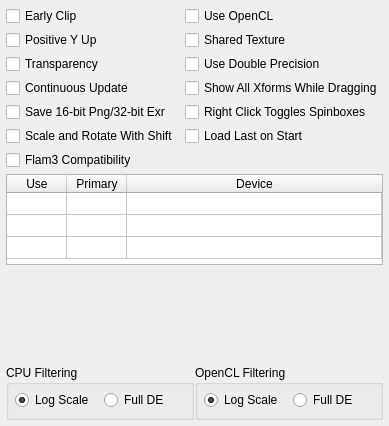
     <widget class="QWidget" name="OptionsInteractiveRenderingTab">
      <property name="sizePolicy">
       <sizepolicy hsizetype="Preferred" vsizetype="Fixed">
        <horstretch>0</horstretch>
        <verstretch>0</verstretch>
       </sizepolicy>
      </property>
      <property name="autoFillBackground">
       <bool>true</bool>
      </property>
      <attribute name="title">
       <string>Interactive Rendering</string>
      </attribute>
      <layout class="QFormLayout" name="formLayout">
       <property name="sizeConstraint">
        <enum>QLayout::SizeConstraint::SetDefaultConstraint</enum>
       </property>
       <property name="fieldGrowthPolicy">
        <enum>QFormLayout::FieldGrowthPolicy::FieldsStayAtSizeHint</enum>
       </property>
       <property name="labelAlignment">
        <set>Qt::AlignmentFlag::AlignLeading|Qt::AlignmentFlag::AlignLeft|Qt::AlignmentFlag::AlignTop</set>
       </property>
       <property name="verticalSpacing">
        <number>4</number>
       </property>
       <property name="leftMargin">
        <number>6</number>
       </property>
       <property name="topMargin">
        <number>6</number>
       </property>
       <property name="rightMargin">
        <number>6</number>
       </property>
       <property name="bottomMargin">
        <number>6</number>
       </property>
       <item row="0" column="0">
        <widget class="QCheckBox" name="EarlyClipCheckBox">
         <property name="toolTip">
          <string>&lt;html&gt;&lt;head/&gt;&lt;body&gt;&lt;p&gt;Checked: clip colors and gamma correct after density filtering.&lt;/p&gt;&lt;p&gt;Unchecked: do it after spatial filtering.&lt;/p&gt;&lt;/body&gt;&lt;/html&gt;</string>
         </property>
         <property name="statusTip">
          <string/>
         </property>
         <property name="whatsThis">
          <string/>
         </property>
         <property name="text">
          <string>Early Clip</string>
         </property>
        </widget>
       </item>
       <item row="0" column="1">
        <widget class="QCheckBox" name="OpenCLCheckBox">
         <property name="toolTip">
          <string>&lt;html&gt;&lt;head/&gt;&lt;body&gt;&lt;p&gt;Use OpenCL to render if your video card supports it.&lt;/p&gt;&lt;p&gt;This is highly recommended as it will provide fluid, real-time interactive editing.&lt;/p&gt;&lt;/body&gt;&lt;/html&gt;</string>
         </property>
         <property name="text">
          <string>Use OpenCL</string>
         </property>
        </widget>
       </item>
       <item row="1" column="0">
        <widget class="QCheckBox" name="YAxisUpCheckBox">
         <property name="toolTip">
          <string>&lt;html&gt;&lt;head/&gt;&lt;body&gt;&lt;p&gt;Checked: Positive Y direction is up.&lt;/p&gt;&lt;p&gt;Unchecked: Positive Y direction is down.&lt;/p&gt;&lt;/body&gt;&lt;/html&gt;</string>
         </property>
         <property name="text">
          <string>Positive Y Up</string>
         </property>
        </widget>
       </item>
       <item row="1" column="1">
        <widget class="QCheckBox" name="SharedTextureCheckBox">
         <property name="toolTip">
          <string>&lt;html&gt;&lt;head/&gt;&lt;body&gt;&lt;p&gt;Share the memory between the final image output and the OpenGL texture used to display the image result on the interactive renderer.&lt;/p&gt;&lt;p&gt;This is a highly recommended performance optimization for interactive editing when using OpenCL if your card supports it.&lt;/p&gt;&lt;p&gt;If creating the OpenCL renderer fails, uncheck this option. You will see a slight performance decrease in interactive rendering.&lt;/p&gt;&lt;/body&gt;&lt;/html&gt;</string>
         </property>
         <property name="text">
          <string>Shared Texture</string>
         </property>
        </widget>
       </item>
       <item row="2" column="0">
        <widget class="QCheckBox" name="TransparencyCheckBox">
         <property name="toolTip">
          <string>&lt;html&gt;&lt;head/&gt;&lt;body&gt;&lt;p&gt;Use transparency in the final image.&lt;/p&gt;&lt;p&gt;This will not make a difference in the editor, but will when saving as .png and opening in other programs.&lt;/p&gt;&lt;/body&gt;&lt;/html&gt;</string>
         </property>
         <property name="text">
          <string>Transparency</string>
         </property>
        </widget>
       </item>
       <item row="2" column="1">
        <widget class="QCheckBox" name="DoublePrecisionCheckBox">
         <property name="toolTip">
          <string>&lt;html&gt;&lt;head/&gt;&lt;body&gt;&lt;p&gt;Checked: use 64-bit double precision numbers (slower, but better image quality).&lt;/p&gt;&lt;p&gt;Unchecked: use 32-bit single precision numbers (faster, but worse image quality).&lt;/p&gt;&lt;/body&gt;&lt;/html&gt;</string>
         </property>
         <property name="text">
          <string>Use Double Precision</string>
         </property>
        </widget>
       </item>
       <item row="3" column="0">
        <widget class="QCheckBox" name="ContinuousUpdateCheckBox">
         <property name="toolTip">
          <string>&lt;html&gt;&lt;head/&gt;&lt;body&gt;&lt;p&gt;Continually update output image during interactive rendering.&lt;/p&gt;&lt;p&gt;This will slow down performance, but will give continuous updates on how the final render will look. Note that only log scale filtering is applied on each update. Full DE is not applied until iteration is complete.&lt;/p&gt;&lt;/body&gt;&lt;/html&gt;</string>
         </property>
         <property name="text">
          <string>Continuous Update</string>
         </property>
        </widget>
       </item>
       <item row="3" column="1">
        <widget class="QCheckBox" name="ShowAllXformsCheckBox">
         <property name="toolTip">
          <string>&lt;html&gt;&lt;head/&gt;&lt;body&gt;&lt;p&gt;Checked: show all xforms while dragging.&lt;/p&gt;&lt;p&gt;Unchecked: only show current xform while dragging.&lt;/p&gt;&lt;/body&gt;&lt;/html&gt;</string>
         </property>
         <property name="text">
          <string>Show All Xforms While Dragging</string>
         </property>
        </widget>
       </item>
       <item row="4" column="0">
        <widget class="QCheckBox" name="Png16BitCheckBox">
         <property name="toolTip">
          <string>&lt;html&gt;&lt;head/&gt;&lt;body&gt;&lt;p&gt;Save each RGBA component as 16-bits when saving Png files.&lt;/p&gt;&lt;p&gt;This leads to greater color precision for use in high end rendering and display on HDR monitors, however it makes the file size larger.&lt;/p&gt;&lt;/body&gt;&lt;/html&gt;</string>
         </property>
         <property name="text">
          <string>Save 16-bit Png/32-bit Exr</string>
         </property>
        </widget>
       </item>
       <item row="4" column="1">
        <widget class="QCheckBox" name="ToggleTypeCheckBox">
         <property name="toolTip">
          <string>&lt;html&gt;&lt;head/&gt;&lt;body&gt;&lt;p&gt;Checked: right clicking toggles spin boxes, right button dragging disabled.&lt;/p&gt;&lt;p&gt;Unchecked: double clicking toggles spin boxes, right button dragging enabled.&lt;/p&gt;&lt;/body&gt;&lt;/html&gt;</string>
         </property>
         <property name="text">
          <string>Right Click Toggles Spinboxes</string>
         </property>
        </widget>
       </item>
       <item row="5" column="0">
        <widget class="QCheckBox" name="RotateAndScaleCheckBox">
         <property name="toolTip">
          <string>&lt;html&gt;&lt;head/&gt;&lt;body&gt;&lt;p&gt;Checked: scale and rotate when dragging affines while holding shift.&lt;/p&gt;&lt;p&gt;Unchecked: only scale when dragging affines while holding shift.&lt;/p&gt;&lt;/body&gt;&lt;/html&gt;</string>
         </property>
         <property name="text">
          <string>Scale and Rotate With Shift</string>
         </property>
        </widget>
       </item>
       <item row="5" column="1">
        <widget class="QCheckBox" name="LoadLastOnStartCheckBox">
         <property name="toolTip">
          <string>&lt;html&gt;&lt;head/&gt;&lt;body&gt;&lt;p&gt;Checked: load the flame from the previous run on startup.&lt;/p&gt;&lt;p&gt;Unchecked: create randoms on startup.&lt;/p&gt;&lt;/body&gt;&lt;/html&gt;</string>
         </property>
         <property name="text">
          <string>Load Last on Start</string>
         </property>
        </widget>
       </item>
       <item row="6" column="0">
        <widget class="QCheckBox" name="Flam3CompatCheckBox">
         <property name="toolTip">
          <string>&lt;html&gt;&lt;head/&gt;&lt;body&gt;&lt;p&gt;The behavior of the asteria, bipolar, circlecrop, cos, cosh, cot, coth, cropn, cross, csc, csch, curve, depth_ngon2, depth_sine2, edisc, escher, fan2, glynnia, hypershift, hypershift2, hypertile1, julia, julian, juliascope, loonie2, npolar, phoenix_julia, sec, sech, sin, sinh, sphericaln, tan, tanh, and truchet variations are different in flam3/Apophysis versus Chaotica.&lt;/p&gt;&lt;p&gt;Checked: use the flam3/Apophysis behavior.&lt;/p&gt;&lt;p&gt;Unchecked: use the Chaotica behavior.&lt;/p&gt;&lt;/body&gt;&lt;/html&gt;</string>
         </property>
         <property name="text">
          <string>Flam3 Compatibility</string>
         </property>
        </widget>
       </item>
       <item row="7" column="0" colspan="2">
        <widget class="QTableWidget" name="DeviceTable">
         <property name="sizePolicy">
          <sizepolicy hsizetype="MinimumExpanding" vsizetype="MinimumExpanding">
           <horstretch>0</horstretch>
           <verstretch>0</verstretch>
          </sizepolicy>
         </property>
         <property name="minimumSize">
          <size>
           <width>0</width>
           <height>91</height>
          </size>
         </property>
         <property name="maximumSize">
          <size>
           <width>16777215</width>
           <height>91</height>
          </size>
         </property>
         <property name="focusPolicy">
          <enum>Qt::FocusPolicy::NoFocus</enum>
         </property>
         <property name="editTriggers">
          <set>QAbstractItemView::EditTrigger::NoEditTriggers</set>
         </property>
         <property name="selectionMode">
          <enum>QAbstractItemView::SelectionMode::NoSelection</enum>
         </property>
         <property name="selectionBehavior">
          <enum>QAbstractItemView::SelectionBehavior::SelectRows</enum>
         </property>
         <property name="showGrid">
          <bool>true</bool>
         </property>
         <property name="columnCount">
          <number>3</number>
         </property>
         <attribute name="horizontalHeaderDefaultSectionSize">
          <number>60</number>
         </attribute>
         <attribute name="horizontalHeaderStretchLastSection">
          <bool>true</bool>
         </attribute>
         <attribute name="verticalHeaderVisible">
          <bool>false</bool>
         </attribute>
         <attribute name="verticalHeaderMinimumSectionSize">
          <number>22</number>
         </attribute>
         <attribute name="verticalHeaderDefaultSectionSize">
          <number>22</number>
         </attribute>
         <attribute name="verticalHeaderHighlightSections">
          <bool>false</bool>
         </attribute>
         <row>
          <property name="text">
           <string>AMD</string>
          </property>
         </row>
         <row>
          <property name="text">
           <string>Nvidia</string>
          </property>
         </row>
         <row>
          <property name="text">
           <string>Intel</string>
          </property>
         </row>
         <column>
          <property name="text">
           <string>Use</string>
          </property>
         </column>
         <column>
          <property name="text">
           <string>Primary</string>
          </property>
         </column>
         <column>
          <property name="text">
           <string>Device</string>
          </property>
         </column>
        </widget>
       </item>
       <item row="8" column="0" colspan="2">
        <layout class="QGridLayout" name="InteractiveRenderingTabGridLayout" rowstretch="0,0,0,0,0">
         <property name="sizeConstraint">
          <enum>QLayout::SizeConstraint::SetDefaultConstraint</enum>
         </property>
         <property name="spacing">
          <number>1</number>
         </property>
         <item row="4" column="1">
          <widget class="QGroupBox" name="InteraciveGpuFilteringGroupBox">
           <property name="sizePolicy">
            <sizepolicy hsizetype="Preferred" vsizetype="Fixed">
             <horstretch>0</horstretch>
             <verstretch>0</verstretch>
            </sizepolicy>
           </property>
           <property name="minimumSize">
            <size>
             <width>0</width>
             <height>55</height>
            </size>
           </property>
           <property name="maximumSize">
            <size>
             <width>16777215</width>
             <height>55</height>
            </size>
           </property>
           <property name="title">
            <string>OpenCL Filtering</string>
           </property>
           <layout class="QHBoxLayout" name="horizontalLayout_2">
            <property name="leftMargin">
             <number>6</number>
            </property>
            <property name="topMargin">
             <number>3</number>
            </property>
            <property name="rightMargin">
             <number>4</number>
            </property>
            <property name="bottomMargin">
             <number>5</number>
            </property>
            <item>
             <widget class="QRadioButton" name="OpenCLFilteringLogRadioButton">
              <property name="toolTip">
               <string>Use log scale filtering for interactive editing using OpenCL.</string>
              </property>
              <property name="text">
               <string>Log Scale</string>
              </property>
              <property name="checked">
               <bool>true</bool>
              </property>
             </widget>
            </item>
            <item>
             <widget class="QRadioButton" name="OpenCLFilteringDERadioButton">
              <property name="toolTip">
               <string>&lt;html&gt;&lt;head/&gt;&lt;body&gt;&lt;p&gt;Use full density estimation filtering for interactive editing using OpenCL.&lt;/p&gt;&lt;p&gt;This is slower, but gives better feedback.&lt;/p&gt;&lt;/body&gt;&lt;/html&gt;</string>
              </property>
              <property name="text">
               <string>Full DE</string>
              </property>
             </widget>
            </item>
           </layout>
          </widget>
         </item>
         <item row="1" column="1">
          <widget class="SpinBox" name="OpenCLQualitySpin" native="true">
           <property name="minimumSize">
            <size>
             <width>0</width>
             <height>23</height>
            </size>
           </property>
           <property name="toolTip">
            <string>&lt;html&gt;&lt;head/&gt;&lt;body&gt;&lt;p&gt;The default quality per device to use for the interactive renderer when using OpenCL.&lt;/p&gt;&lt;p&gt;30 is a good number for this, but you can use a larger value if you have a faster GPU.&lt;/p&gt;&lt;/body&gt;&lt;/html&gt;</string>
           </property>
           <property name="prefix" stdset="0">
            <string>OpenCL Quality </string>
           </property>
           <property name="minimum" stdset="0">
            <number>1</number>
           </property>
           <property name="maximum" stdset="0">
            <number>99999</number>
           </property>
           <property name="value" stdset="0">
            <number>30</number>
           </property>
          </widget>
         </item>
         <item row="3" column="0">
          <widget class="SpinBox" name="OpenCLSubBatchSpin" native="true">
           <property name="minimumSize">
            <size>
             <width>0</width>
             <height>23</height>
            </size>
           </property>
           <property name="toolTip">
            <string>&lt;html&gt;&lt;head/&gt;&lt;body&gt;&lt;p&gt;The number of ~8M iteration chunks ran using OpenCL in interactive mode for each mouse movement.&lt;/p&gt;&lt;p&gt;Increase this number for a higher quality image on each mouse movement, at the expense of responsiveness.&lt;/p&gt;&lt;/body&gt;&lt;/html&gt;</string>
           </property>
           <property name="prefix" stdset="0">
            <string>OpenCL chunks per mouse movement </string>
           </property>
           <property name="minimum" stdset="0">
            <number>1</number>
           </property>
           <property name="maximum" stdset="0">
            <number>100</number>
           </property>
          </widget>
         </item>
         <item row="4" column="0">
          <widget class="QGroupBox" name="InteraciveCpuFilteringGroupBox">
           <property name="sizePolicy">
            <sizepolicy hsizetype="Preferred" vsizetype="Fixed">
             <horstretch>0</horstretch>
             <verstretch>0</verstretch>
            </sizepolicy>
           </property>
           <property name="minimumSize">
            <size>
             <width>0</width>
             <height>55</height>
            </size>
           </property>
           <property name="maximumSize">
            <size>
             <width>16777215</width>
             <height>55</height>
            </size>
           </property>
           <property name="title">
            <string>CPU Filtering</string>
           </property>
           <layout class="QHBoxLayout" name="horizontalLayout">
            <property name="spacing">
             <number>6</number>
            </property>
            <property name="leftMargin">
             <number>6</number>
            </property>
            <property name="topMargin">
             <number>3</number>
            </property>
            <property name="rightMargin">
             <number>4</number>
            </property>
            <property name="bottomMargin">
             <number>5</number>
            </property>
            <item>
             <widget class="QRadioButton" name="CpuFilteringLogRadioButton">
              <property name="toolTip">
               <string>Use log scale filtering for interactive editing on the CPU.</string>
              </property>
              <property name="text">
               <string>Log Scale</string>
              </property>
              <property name="checked">
               <bool>true</bool>
              </property>
             </widget>
            </item>
            <item>
             <widget class="QRadioButton" name="CpuFilteringDERadioButton">
              <property name="toolTip">
               <string>&lt;html&gt;&lt;head/&gt;&lt;body&gt;&lt;p&gt;Use full density estimation filtering for interactive editing on the CPU.&lt;/p&gt;&lt;p&gt;This is slower, but gives better feedback.&lt;/p&gt;&lt;/body&gt;&lt;/html&gt;</string>
              </property>
              <property name="text">
               <string>Full DE</string>
              </property>
             </widget>
            </item>
           </layout>
          </widget>
         </item>
         <item row="0" column="1">
          <widget class="SpinBox" name="CpuSubBatchSpin" native="true">
           <property name="minimumSize">
            <size>
             <width>0</width>
             <height>23</height>
            </size>
           </property>
           <property name="toolTip">
            <string>&lt;html&gt;&lt;head/&gt;&lt;body&gt;&lt;p&gt;The number of ~10,000 iteration chunks ran per thread on the CPU in interactive mode for each mouse movement.&lt;/p&gt;&lt;p&gt;Increase this number for a higher quality image on each mouse movement, at the expense of responsiveness.&lt;/p&gt;&lt;p&gt;The number of iterations done in each chunk is controlled by the Sub Batch Size field in the Flame tab.&lt;/p&gt;&lt;/body&gt;&lt;/html&gt;</string>
           </property>
           <property name="prefix" stdset="0">
            <string>CPU chunks per mouse movement </string>
           </property>
           <property name="minimum" stdset="0">
            <number>1</number>
           </property>
           <property name="maximum" stdset="0">
            <number>100</number>
           </property>
          </widget>
         </item>
         <item row="0" column="0">
          <widget class="SpinBox" name="ThreadCountSpin" native="true">
           <property name="minimumSize">
            <size>
             <width>0</width>
             <height>23</height>
            </size>
           </property>
           <property name="toolTip">
            <string>&lt;html&gt;&lt;head/&gt;&lt;body&gt;&lt;p&gt;The number of threads to use with CPU rendering.&lt;/p&gt;&lt;p&gt;Decrease for more responsive editing, increase for better performance.&lt;/p&gt;&lt;/body&gt;&lt;/html&gt;</string>
           </property>
           <property name="prefix" stdset="0">
            <string>Threads </string>
           </property>
           <property name="minimum" stdset="0">
            <number>1</number>
           </property>
           <property name="maximum" stdset="0">
            <number>64</number>
           </property>
          </widget>
         </item>
         <item row="1" column="0">
          <widget class="SpinBox" name="RandomCountSpin" native="true">
           <property name="minimumSize">
            <size>
             <width>0</width>
             <height>23</height>
            </size>
           </property>
           <property name="toolTip">
            <string>&lt;html&gt;&lt;head/&gt;&lt;body&gt;&lt;p&gt;The number of random flames to generate on startup.&lt;/p&gt;&lt;p&gt;These are usually of low quality, so leave the count as 1 unless you are searching for good randoms.&lt;/p&gt;&lt;/body&gt;&lt;/html&gt;</string>
           </property>
           <property name="prefix" stdset="0">
            <string>Randoms </string>
           </property>
           <property name="minimum" stdset="0">
            <number>1</number>
           </property>
           <property name="maximum" stdset="0">
            <number>99999</number>
           </property>
          </widget>
         </item>
         <item row="2" column="0">
          <widget class="DoubleSpinBox" name="OpenCLSubBatchPctSpin" native="true">
           <property name="minimumSize">
            <size>
             <width>0</width>
             <height>23</height>
            </size>
           </property>
           <property name="toolTip">
            <string>&lt;html&gt;&lt;head/&gt;&lt;body&gt;&lt;p&gt;The percentage of a sub batch to execute on each thread per kernel call when using OpenCL in interactive mode. Default: 0.025 (256 iters).&lt;/p&gt;&lt;p&gt;Increase this number for a higher quality image on each mouse movement, at the expense of responsiveness.&lt;/p&gt;&lt;p&gt;Note that this can cause a crash and subsequent restart of the graphics driver if each kernel call takes too long. So reduce the value if you encounter such a problem.&lt;/p&gt;&lt;/body&gt;&lt;/html&gt;</string>
           </property>
           <property name="prefix" stdset="0">
            <string>OpenCL sub batch percent per thread </string>
           </property>
           <property name="decimals" stdset="0">
            <number>3</number>
           </property>
           <property name="minimum" stdset="0">
            <double>0.010000000000000</double>
           </property>
           <property name="maximum" stdset="0">
            <double>1.000000000000000</double>
           </property>
           <property name="singleStep" stdset="0">
            <double>0.010000000000000</double>
           </property>
           <property name="value" stdset="0">
            <double>0.025000000000000</double>
           </property>
          </widget>
         </item>
         <item row="2" column="1">
          <widget class="SpinBox" name="CpuQualitySpin" native="true">
           <property name="sizePolicy">
            <sizepolicy hsizetype="Preferred" vsizetype="Preferred">
             <horstretch>0</horstretch>
             <verstretch>0</verstretch>
            </sizepolicy>
           </property>
           <property name="minimumSize">
            <size>
             <width>0</width>
             <height>23</height>
            </size>
           </property>
           <property name="toolTip">
            <string>&lt;html&gt;&lt;head/&gt;&lt;body&gt;&lt;p&gt;The default quality to use for the interactive renderer when using the CPU.&lt;/p&gt;&lt;p&gt;10 is a good number for this, but you can use a larger value if you have a faster system.&lt;/p&gt;&lt;/body&gt;&lt;/html&gt;</string>
           </property>
           <property name="prefix" stdset="0">
            <string>CPU Quality </string>
           </property>
           <property name="minimum" stdset="0">
            <number>1</number>
           </property>
           <property name="maximum" stdset="0">
            <number>99999</number>
           </property>
           <property name="value" stdset="0">
            <number>10</number>
           </property>
          </widget>
         </item>
        </layout>
       </item>
      </layout>
     </widget>
